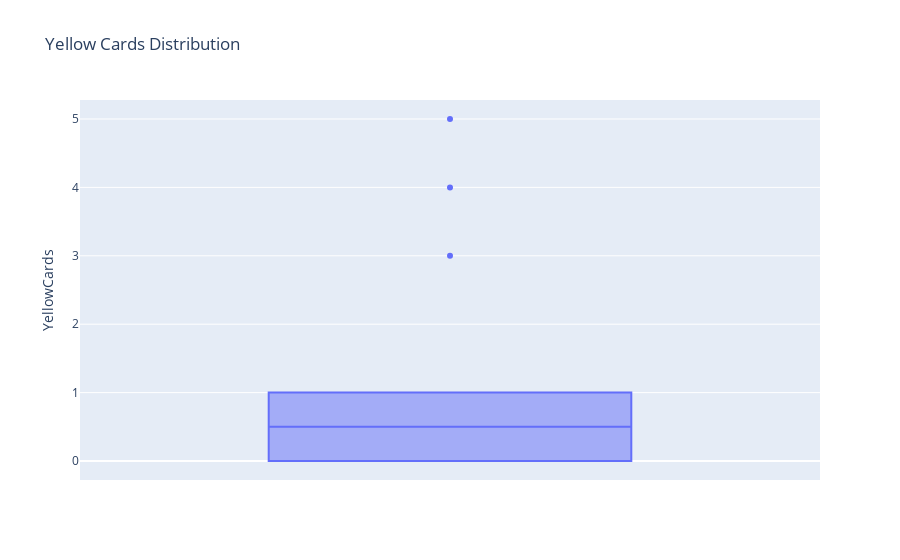

The notebook cell this image was saved under:
### Code cell
fig_yellow_cards = px.box(df_cleaned_PlayerStats, y='YellowCards', title="Yellow Cards Distribution")
fig_yellow_cards.show()

### Figure 1 — Plotly figure (JSON) as saved in the notebook; plotly's stock layout.template omitted (floating-point values rounded to 4 significant figures; data arrays with more than 128 entries replaced by an {"elided": "..."} marker saying what was removed)
{"data": [{"alignmentgroup": "True", "hovertemplate": "YellowCards=%{y}<extra></extra>", "legendgroup": "", "marker": {"color": "#636efa"}, "name": "", "notched": false, "offsetgroup": "", "orientation": "v", "showlegend": false, "type": "box", "x0": " ", "xaxis": "x", "y": {"elided": "998 int values"}, "y0": " ", "yaxis": "y"}], "layout": {"boxmode": "group", "legend": {"tracegroupgap": 0}, "title": {"text": "Yellow Cards Distribution"}, "xaxis": {"anchor": "y", "domain": [0, 1]}, "yaxis": {"anchor": "x", "domain": [0, 1], "title": {"text": "YellowCards"}}}}
